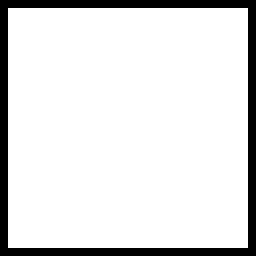
#> input picture assets/TileZero.png, 32 x 32 px (shown 8 times larger)
$ python all_assets.py
#> lines starting #> are read from the running program, lines starting #| are printed output that depends on the picture
from PIL import Image
import os

FILEPATH = os.path.dirname(__file__)

number_tiles = [
    Image.open(os.path.join(FILEPATH, "TileZero.png")),  # 0
    Image.open(os.path.join(FILEPATH, "TileOne.png")),   # 1
    Image.open(os.path.join(FILEPATH, "TileTwo.png")),   # 2
    Image.open(os.path.join(FILEPATH, "TileThree.png")), # 3
    Image.open(os.path.join(FILEPATH, "TileFour.png")),  # 4
    Image.open(os.path.join(FILEPATH, "TileFive.png")),  # 5
    Image.open(os.path.join(FILEPATH, "TileSix.png")),   # 6
    Image.open(os.path.join(FILEPATH, "TileSeven.png")), # 7
    Image.open(os.path.join(FILEPATH, "TileEight.png")), # 8
    Image.open(os.path.join(FILEPATH, "TileBomb.png")),  # 9
]
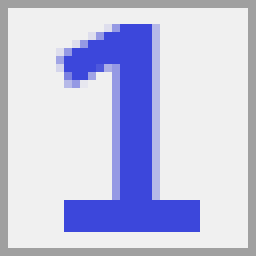
#> input picture assets/TileOne.png, 32 x 32 px (shown 8 times larger)
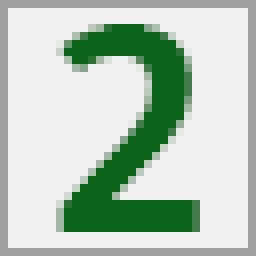
#> input picture assets/TileTwo.png, 32 x 32 px (shown 8 times larger)
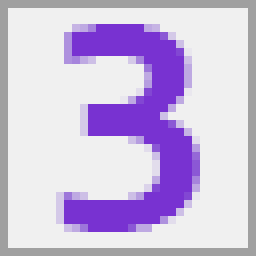
#> input picture assets/TileThree.png, 32 x 32 px (shown 8 times larger)
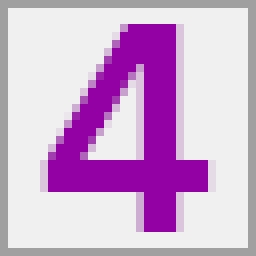
#> input picture assets/TileFour.png, 32 x 32 px (shown 8 times larger)
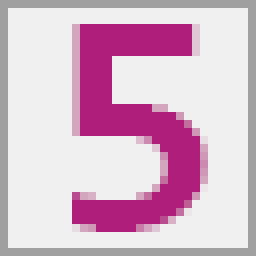
#> input picture assets/TileFive.png, 32 x 32 px (shown 8 times larger)
#> (the run stopped early here; a loop or call above may not have finished)
